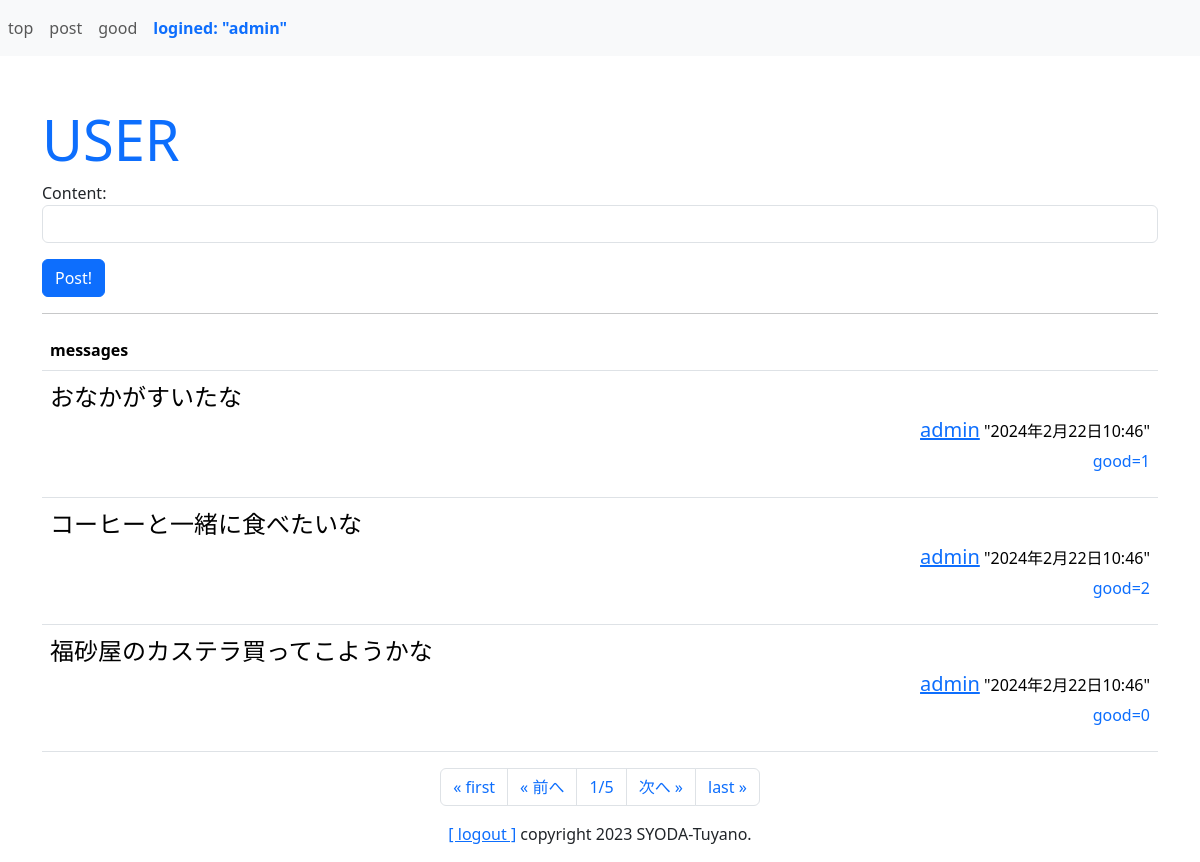
/sns/find/1 (signed in), run on the app's committed database.
### sns/models.py (models this page shows, shortened)
class Message(models.Model):
    owner = models.ForeignKey(User, on_delete=models.CASCADE, related_name="message_owner")
    content = models.TextField(max_length=1000)
    good_count = models.IntegerField(default=0)
    pub_date = models.DateTimeField(auto_now_add=True)
    class Meta:
        ordering = ("-pub_date",)

### sns/views.py (the view)
# urls.py: path("find", views.find, name="find"),
@login_required(login_url="/admin/login/")
def find(request,id,page=1):
    max = 3
    form = MessageForm()
    msgs = Message.objects.filter(owner_id=id)
    paginate = Paginator(msgs,max)
    page_items = paginate.get_page(page)
    params = {
        "login_user":request.user,
        "form":form,
        "contents":page_items,
        "title":"Index",
        "id":id,
    }
    return render(request, "sns/find.html", params)

### sns/forms.py
class MessageForm(forms.ModelForm):
    class Meta:
        model = Message
        fields = ["content"]
        widgets = {
            "content":forms.TextInput(attrs={"class":"form-control"}),
        }

### sns/templates/sns/find.html (shortened to what this page needs)
{% extends "sns/layout.html" %}
{% block header %}
<h1 class="display-4 text-primary" style="margin-top: 50px;">USER</h1>
{% endblock %}
{% block content %}
<form action="{% url 'post' %}" method="post">
{{form.as_p}}
<button class="btn btn-primary">Post!</button>
</form>
<hr>
<table class="table mt-3">
    <tr><th>messages</th></tr>
{%for item in contents %}
<tr><td>
<p class="fs-4 my-0">{{item.content}}</p>
<p class="my-0 text-end">
<span class="fs-5"><a href="{% url 'find' item.owner.id %}">{{item.owner.username}}</a></span>
<span class="fs-6">"{{item.pub_date}}"</span></p>
<p class="mt-1 fs-6 text-end">
<span class="h6 text-primary">good={{item.good_count}}</span>
</p>
</td></tr>
{% endfor %}
</table>
<ul class="pagination justify-content-center">
  {% if contents.has_previous %}
    <li class="page-item"><a class="page-link" href="/sns/find/{{id}}/">&laquo; first</a></li>
    <li class="page-item"><a class="page-link" href="/sns/find/{{id}}/{{contents.previous_page_number}}">&laquo; 前へ</a></li>
  {% else %}
    <li class="page-item"><a class="page-link">&laquo; first</a></li>
    <li class="page-item"><a class="page-link">&laquo; 前へ</a></li>
  {% endif %}
    <li class="page-item"><a class="page-link">{{contents.number}}/{{contents.paginator.num_pages}}</a></li>
  {% if contents.has_next %}
    <li class="page-item"><a class="page-link" href="/sns/find/{{id}}/{{contents.next_page_number}}">次へ &raquo;</a></li>
    <li class="page-item"><a class="page-link" href="/sns/find/{{id}}/{{contents.paginator.num_pages}}">last &raquo;</a></li>
  {% else %}
    <li class="page-item"><a class="page-link">次へ &raquo;</a></li>
    <li class="page-item"><a class="page-link">last &raquo;</a></li>
  {% endif %}
  </ul>
  {% endblock %}

### sns/templates/sns/layout.html (shortened to what this page needs)
{% load static %}
<!doctype html>
<html lang="ja">
<head>
  <link href="https://cdn.jsdelivr.net/npm/bootstrap/dist/css/bootstrap.css"
  rel="stylesheet">
</head>
<body>
  <nav class="navbar fixed-top navbar-expand navbar-light bg-light">
  <ul style="width:100%" class="navbar-nav mr-auto">
    <li class="nav-item">
      <a class="nav-link" href="{% url 'index' %}">top</a>
    </li>
    <li class="nav-item">
      <a class="nav-link" href="{% url 'post' %}">post</a>
    </li>
    <li class="nav-item">
      <a class="nav-link" href="{% url 'goods' %}">good</a>
    </li>
    <li class="nav-item nav-link fw-bold text-primary">
      logined: "{{login_user}}"</li>
  </ul>
  </nav>
  <div class="container">
    <div>
      {% block header %}
      {% endblock %}
    </div>
    <div class="content">
      {% block content %}
      {% endblock %}
    </div>
    <div class="my-3 text-center">
      <span class="font-weight-bold">
        <a href="/admin/logout?next=/sns/">
          [ logout ]</a></span>
      <span class="float-right">copyright 2023
        SYODA-Tuyano.</span>
    </div>
  </div>
</body>
</html>

### sns/templates/sns/layout.html (style rules this page uses)
.navbar { position: relative; z-index: 1; }
.container { position: relative; z-index: 2; }

### data on the page
Message: content "おなかがすいたな", owner.username "admin", pub_date "2024年2月22日10:46", good_count "1"
Message: content "コーヒーと一緒に食べたいな", owner.username "admin", pub_date "2024年2月22日10:46", good_count "2"
Message: content "福砂屋のカステラ買ってこようかな", owner.username "admin", pub_date "2024年2月22日10:46", good_count "0"

### other printed values
{{ login_user }} "admin"
{{ contents.number }} "1"
{{ contents.paginator.num_pages }} "5"
